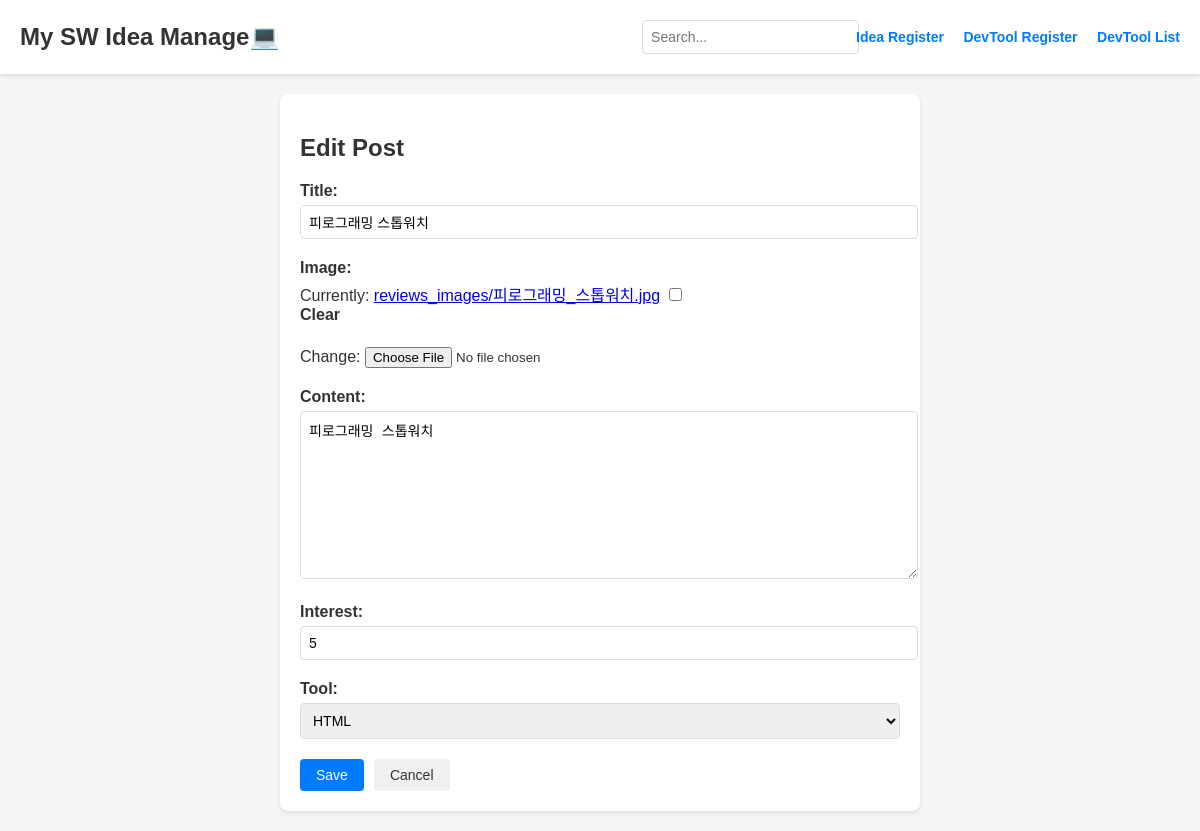
Screenshot of /posts/4/update/ with the database file from the repository.
### apps/posts/models.py (models this page shows)
class Posts(models.Model):
    title = models.CharField(max_length=100)
    image = models.ImageField(upload_to='reviews_images/', blank=True, null=True)
    content = models.TextField()
    interest = models.CharField(max_length=100, blank=True, null=True)
    tool = models.ForeignKey(Tool, on_delete=models.CASCADE, related_name='posts')
    idea_star = models.BooleanField(default=False)

### apps/tools/models.py (models this page shows)
class Tool(models.Model):
    name = models.CharField(max_length=50, unique=True)
    type = models.CharField(max_length=50)
    description = models.TextField(blank=True, null=True)

### apps/posts/views.py (the view, shortened to what this page needs)
# urls.py: path('<int:pk>/update/', post_update, name='update'),
def post_update(req, pk):
    post = get_object_or_404(Posts, pk=pk)
    if req.method == "GET":
        form = PostForm(instance=post)
        context = {'form': form, 'post': post}
        return render(req, 'posts/post_update.html', context)

### apps/posts/forms.py
class PostForm(forms.ModelForm):
    class Meta:
        model = Posts
        fields = ['title', 'image', 'content', 'interest', 'tool']

### templates/posts/post_update.html (shortened to what this page needs)
{% load static %}
<!DOCTYPE html>
<html>
<head>
    <link rel="stylesheet" href="{% static 'css//posts/post_update.css' %}">
</head>
<body>
    <div class="header">
        <h1 class="site-title"><a href="{% url 'posts:main' %}">My SW Idea Manage💻</a></h1>
        <div class="header-right">
            <div class="search-bar">
                <input type="text" placeholder="Search...">
            </div>
            <div class="action-buttons">
                <a href="{% url 'posts:create' %}">Idea Register</a>
                <a href="{% url 'tools:create' %}">DevTool Register</a>
                <a href="{% url 'tools:list' %}">DevTool List</a>
            </div>
        </div>
    </div>
    <div class="container">
        <h2>Edit Post</h2>
        <form method="post" enctype="multipart/form-data">
            {% for field in form %}
                <div class="form-group">
                    {{ field.label_tag }}
                    {% if field.name == 'tool' %}
                        <select name="{{ field.name }}" id="{{ field.id_for_label }}">
                            {% for choice in field.field.queryset %}
                                <option value="{{ choice.pk }}" {% if choice.pk == post.tool.pk %}selected{% endif %}>{{ choice.name }}</option>
                            {% endfor %}
                        </select>
                    {% else %}
                        {{ field }}
                    {% endif %}
                </div>
            {% endfor %}
            <div class="button-group">
                <button type="submit">Save</button>
                <a href="{% url 'posts:detail' post.pk %}" class="cancel-btn">Cancel</a>
            </div>
        </form>
    </div>
</body>
</html>

### static/css/posts/post_update.css (style rules this page uses)
body { font-family: 'Arial', sans-serif; background-color: #f5f5f5; margin: 0; padding: 0; color: #333; }
.container { max-width: 1200px; margin: 0 auto; padding: 20px; }
.header { display: flex; justify-content: space-between; align-items: center; padding: 20px; background-color: #ffffff; box-shadow: 0 2px 4px rgba(0,0,0,0.1); }
.site-title { margin: 0; font-size: 24px; }
.site-title a { text-decoration: none; color: #333; font-weight: bold; }
.header-right { display: flex; align-items: center; }
.search-bar input { padding: 8px 12px; border: 1px solid #ddd; border-radius: 4px; font-size: 14px; }
.action-buttons a { margin-left: 15px; text-decoration: none; color: #007bff; font-weight: bold; font-size: 14px; transition: color 0.3s; }
.container { max-width: 600px; margin: 20px auto; background-color: #ffffff; border-radius: 8px; box-shadow: 0 2px 4px rgba(0,0,0,0.1); padding: 20px; }
h2 { font-size: 24px; color: #333; margin-bottom: 20px; }
.form-group { margin-bottom: 20px; }
label { display: block; margin-bottom: 5px; font-weight: bold; }
input[type="text"], input[type="number"], textarea, select { width: 100%; padding: 8px; border: 1px solid #ddd; border-radius: 4px; font-size: 14px; }
textarea { height: 150px; }
.button-group { display: flex; justify-content: flex-start; }
button[type="submit"], .cancel-btn { padding: 8px 16px; border: none; border-radius: 4px; cursor: pointer; font-size: 14px; transition: background-color 0.3s; }
button[type="submit"] { background-color: #007bff; color: #ffffff; margin-right: 10px; }
.cancel-btn { background-color: #f0f0f0; color: #333; text-decoration: none; }

### rows the page displays
Posts: form "피로그래밍 스톱워치" "피로그래밍 스톱워치" "5", tool "HTML"

### other values shown
{{ field.label_tag }} "Title:" "Image:" "Content:" "Interest:" "Tool:"
